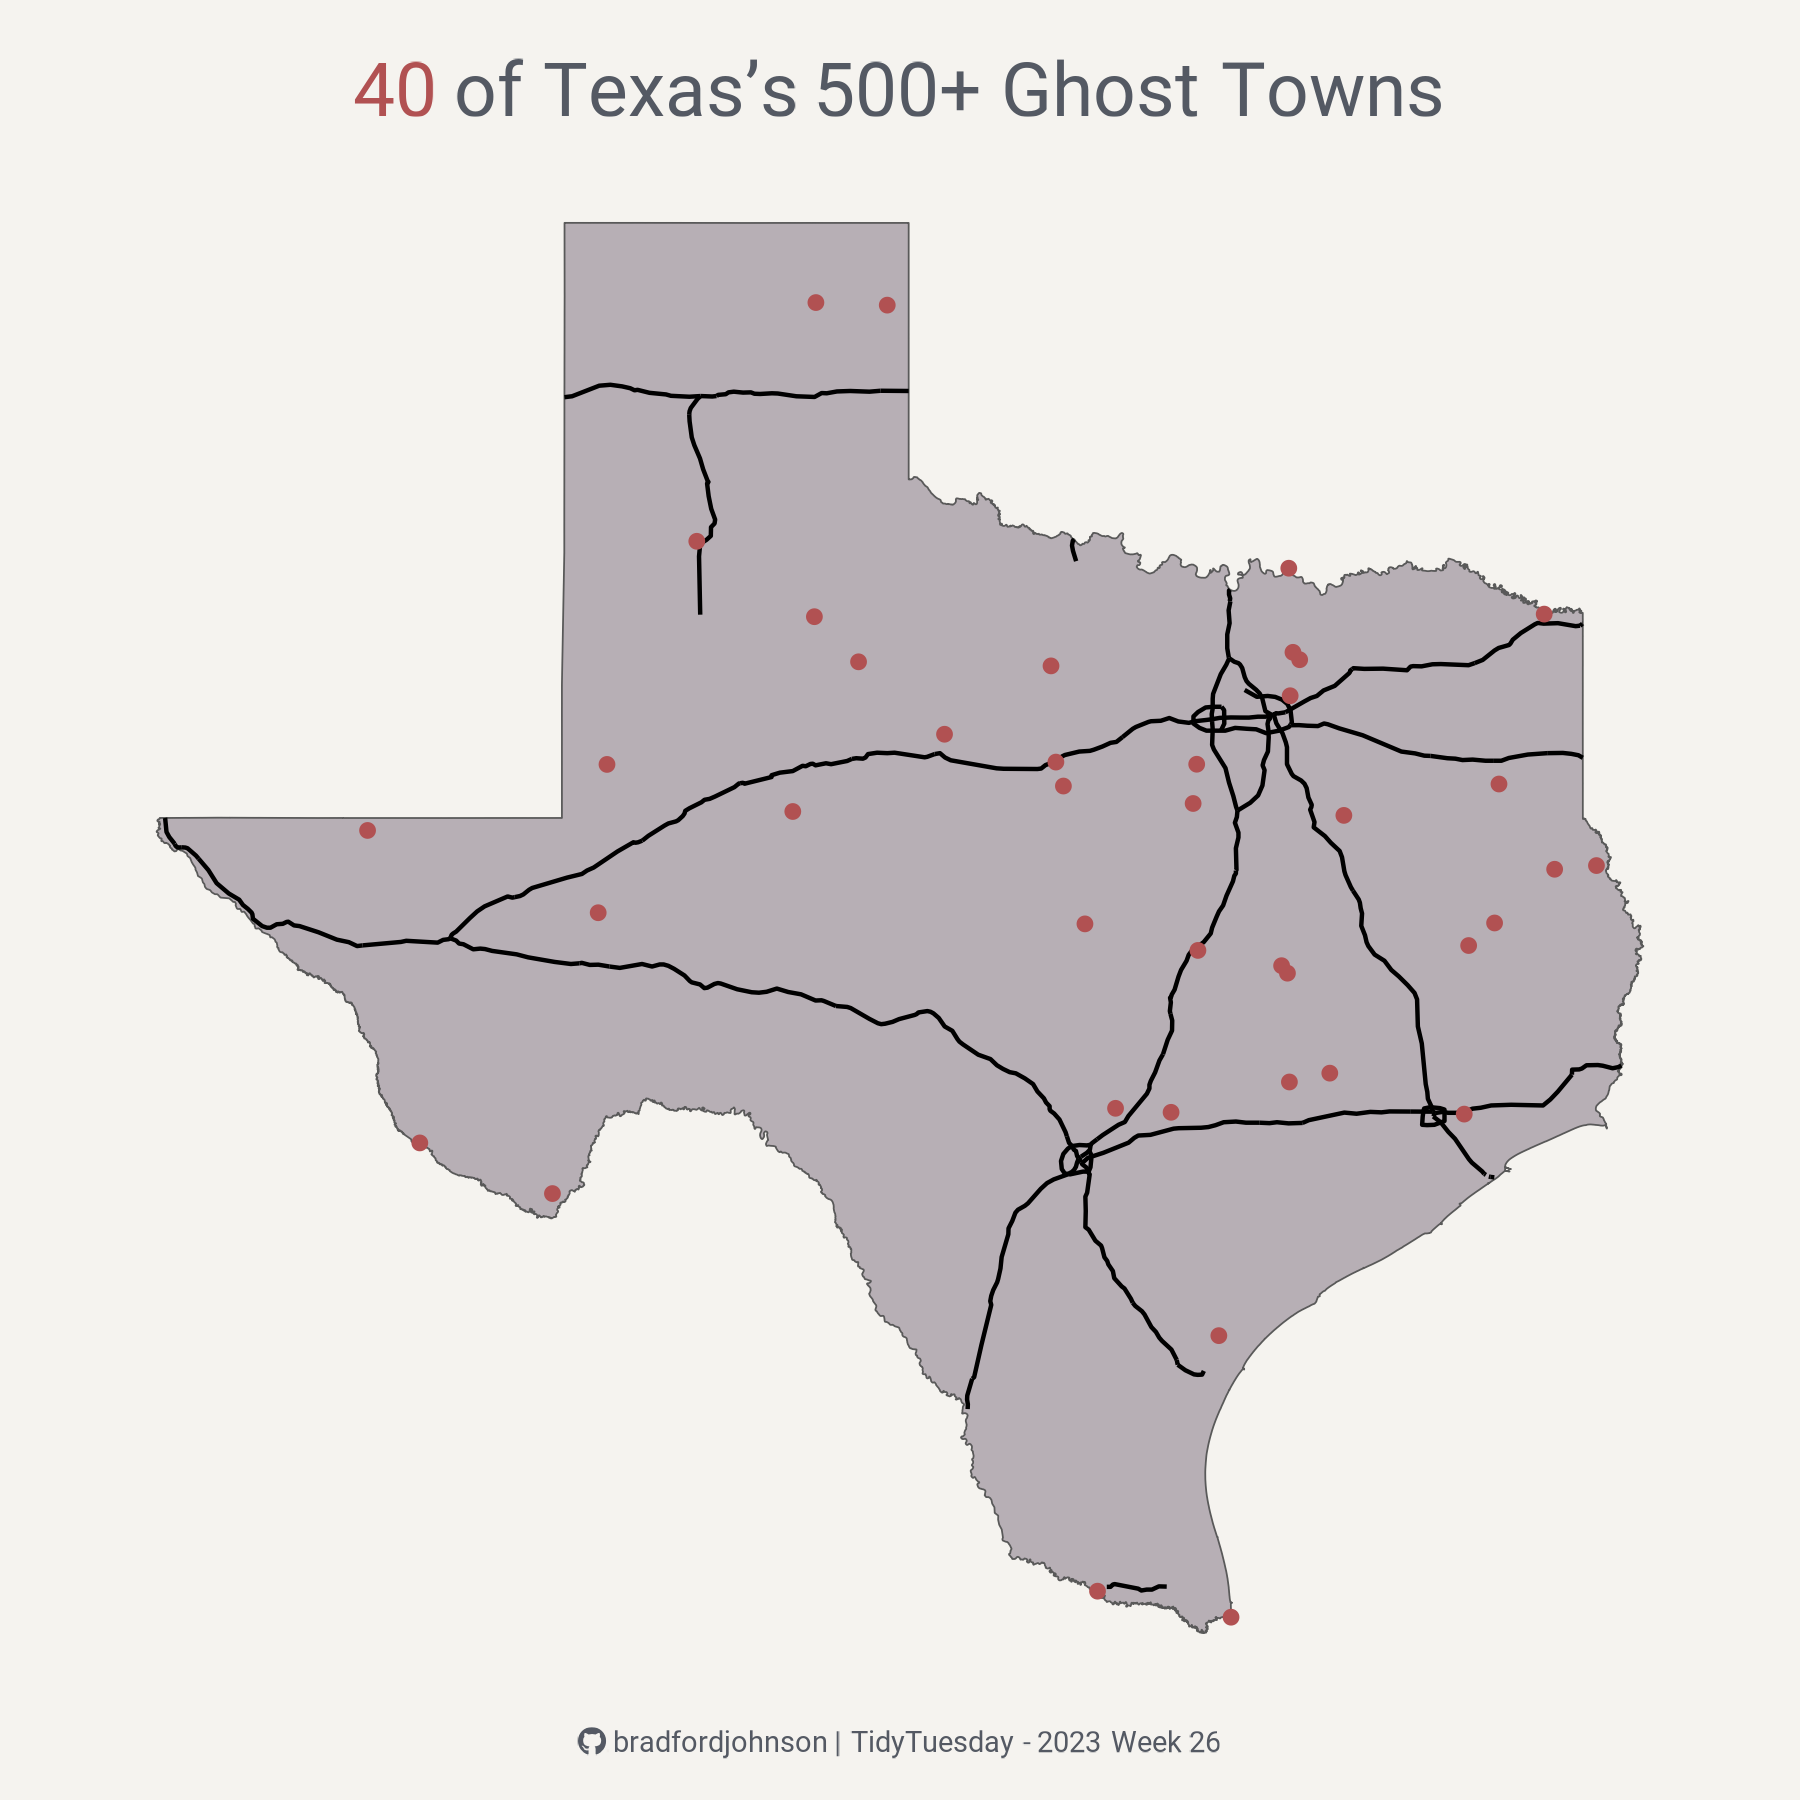

Recreate this plot in R.
pacman::p_load(
  tidyverse,
  showtext,
  htmltools,
  sf
)

showtext_auto()
showtext_opts(dpi = 300)

font_add(
  family = "fb", regular = "C:/Users/Bradf/AppData/Local/Microsoft/Windows/Fonts/Font Awesome 6 Brands-Regular-400.otf"
)

font_add_google(name = "Roboto Slab", family = "Roboto Slab")
font_1 <- "Roboto Slab"

font_add_google(name = "Roboto", family = "Roboto")
font_2 <- "Roboto"


us_place_names <- readr::read_csv("https://raw.githubusercontent.com/rfordatascience/tidytuesday/master/data/2023/2023-06-27/us_place_names.csv")
us_place_history <- readr::read_csv("https://raw.githubusercontent.com/rfordatascience/tidytuesday/master/data/2023/2023-06-27/us_place_history.csv")

ghost_towns <- us_place_history |>
  filter(description == "A ghost town.")

ghost_towns_joined <- us_place_names |>
  inner_join(ghost_towns, by = c("feature_id"))

texas <- st_read("Texas_State_Boundary/State.shp")
interstate <- st_read("Tx_Interstates_General_NE/Tx_Interstates_General_NE.shp")

title <- paste0(
  "<span><span style='font-family:Roboto;color:#B15152;'>40 </span><span style='font-family:Roboto;'>of Texas's 500+ Ghost Towns</span></span>"
)

caption <- paste0(
  "<span style='font-family:fb;'>&#xf09b;</span>",
  "<span style='font-family:sans;color:#F0EDE8;'>.</span>",
  "<span style='font-family:Roboto;'>bradfordjohnson | TidyTuesday - 2023 Week 26</span>"
)

plot_bg <- "#F5F3EF"
text_col <- "#545963"
state_col <- "#B7AFB5"
point_col <- "#B15152"

ggplot() +
  geom_sf(data = texas, fill = state_col) +
  geom_sf(data = interstate) +
  theme_void() +
  labs(title = title, caption = caption) +
  geom_jitter(ghost_towns_joined, mapping = aes(x = prim_long_dec, y = prim_lat_dec), shape = 20, color = point_col, size = 2) +
  theme(
    plot.background = element_rect(fill = plot_bg, color = plot_bg),
    panel.background = element_rect(fill = plot_bg, color = plot_bg),
    plot.margin = margin(10, 1, 10, 1),
    plot.title = ggtext::element_textbox_simple(
      family = font_1,
      margin = margin(5, 0, 5, 0),
      halign = .5,
      size = 18,
      color = text_col
    ),
    plot.caption = ggtext::element_textbox_simple(
      margin = margin(6, 0, 0, 0),
      halign = .5, color = text_col, size = 7
    ),
  )

ggsave("us-pop-places.png", height = 6, width = 6)
